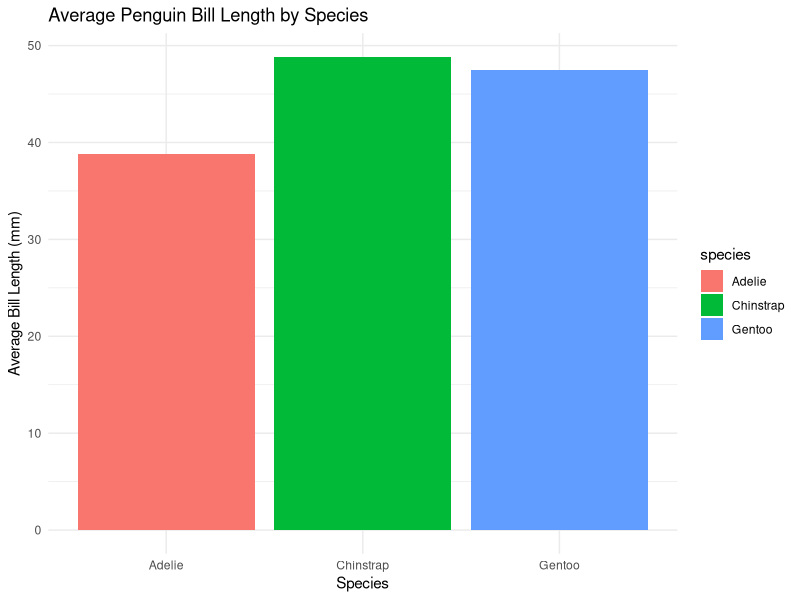

Source code (R):
## ---- chunk 1
library(tidyverse)
library(palmerpenguins)
library(ggplot2)
## ---- chunk 2
bill_summary <- penguins |>
  group_by(species) |>
  summarise(
    average_bill_length = mean(bill_length_mm, na.rm= TRUE)
  )
## ---- chunk 3
ggplot(bill_summary, aes(x = species, y = average_bill_length, fill = species)) +
  geom_col() +
  labs(
    title = "Average Penguin Bill Length by Species",
    x = "Species",
    y = "Average Bill Length (mm)"
  ) +
  theme_minimal()
